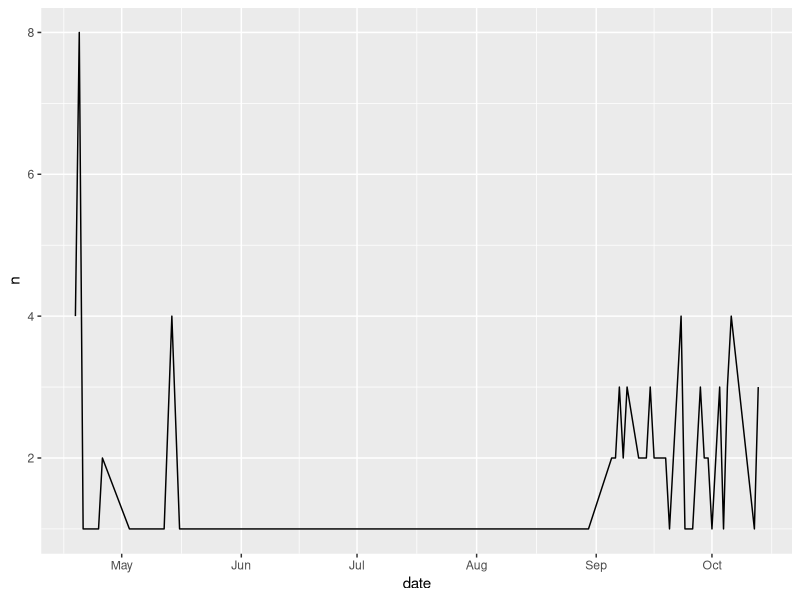

Source code (R):
## ---- chunk 1
#| label: load-packages
#| message: false

library(tidyverse)
## ---- chunk 2
#| label: load-data
#| message: false

chronicle <- read_csv("data/chronicle.csv")
## ---- chunk 3
#| label: union-title-abstract

chronicle |>
  count(author, sort = TRUE)
## ---- chunk 4
#| label: articles-per-day

chronicle |>
  count(date) |>
  ggplot(aes(x = date, y = n, group = 1)) +
  geom_line()
## ---- chunk 5
#| label: climate-title

chronicle |>
  mutate(
    title = str_to_lower(title),
    climate = if_else(str_detect(title, "climate"), "mentioned", "not mentioned")
    ) |>
  count(climate) |>
  mutate(prop = n / sum(n))
## ---- chunk 6
#| label: climate-title-abstract

chronicle |>
  mutate(
    title = str_to_lower(title),
    abstract = str_to_lower(abstract),
    climate = if_else(
      str_detect(title, "climate") | str_detect(abstract, "climate"), 
      "mentioned", 
      "not mentioned"
      )
    ) |>
  count(climate) |>
  mutate(prop = n / sum(n))
## ---- chunk 7
# add code here
